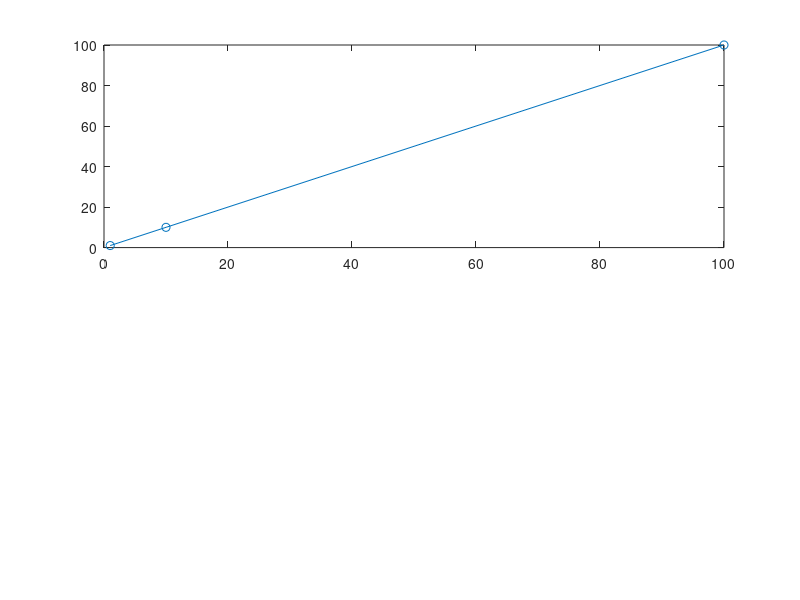

Source code (MATLAB): (Note: this script raises an error after producing the figure.)
f = figure(42);
ax = subplot(211);
plot([1, 10, 100], [1, 10, 100], 'o-');
xscale('log');
sx1 = xscale();
sy1 = yscale();
prop_x1 = get(ax, 'XScale');
prop_y1 = get(ax, 'YScale');
yyaxis right;
plot([1, 10, 100], [1, 100, 1000], 's-');
yscale('log');
right_scale = yscale();
right_prop = get(ax, 'YScale');
yyaxis left;
left_prop = get(ax, 'YScale');
set(ax, 'XScale', 'linear');
set(ax, 'YScale', 'log');
prop_x2 = get(ax, 'XScale');
prop_y2 = get(ax, 'YScale');
lower = subplot(212);
plot([1, 10, 100], [1, 2, 3], '^-');
xscale(ax, 'log');
target_top_xscale = xscale(ax);
current_xscale_after_target = xscale();
target_top_xscale_prop = get(ax, 'XScale');
current_axes_after_target = gca();
current = gcf();
